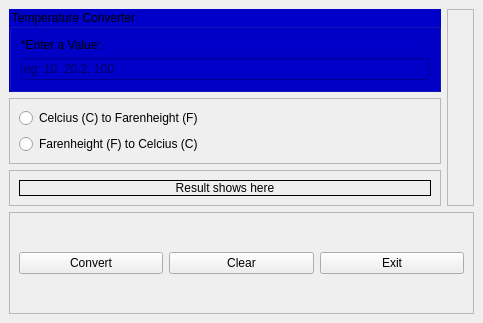
<?xml version="1.0" encoding="UTF-8"?>
<ui version="4.0">
 <class>Root</class>
 <widget class="QMainWindow" name="Root">
  <property name="geometry">
   <rect>
    <x>0</x>
    <y>0</y>
    <width>483</width>
    <height>323</height>
   </rect>
  </property>
  <property name="acceptDrops">
   <bool>false</bool>
  </property>
  <property name="windowTitle">
   <string>Temperature Converter</string>
  </property>
  <widget class="QWidget" name="centralwidget">
   <layout class="QVBoxLayout" name="verticalLayout_5">
    <item>
     <layout class="QVBoxLayout" name="verticalLayout_2">
      <item>
       <layout class="QHBoxLayout" name="horizontalLayout_2">
        <item>
         <layout class="QVBoxLayout" name="verticalLayout">
          <item>
           <widget class="QGroupBox" name="TemperatureConverter">
            <property name="autoFillBackground">
             <bool>false</bool>
            </property>
            <property name="styleSheet">
             <string notr="true">
background-color: rgb(0, 0, 200);</string>
            </property>
            <property name="title">
             <string>Temperature Converter</string>
            </property>
            <layout class="QVBoxLayout" name="verticalLayout_4">
             <item>
              <widget class="QLabel" name="lblInput">
               <property name="autoFillBackground">
                <bool>false</bool>
               </property>
               <property name="frameShape">
                <enum>QFrame::Shape::NoFrame</enum>
               </property>
               <property name="frameShadow">
                <enum>QFrame::Shadow::Plain</enum>
               </property>
               <property name="text">
                <string>*Enter a Value:</string>
               </property>
               <property name="textFormat">
                <enum>Qt::TextFormat::PlainText</enum>
               </property>
              </widget>
             </item>
             <item>
              <widget class="QLineEdit" name="entDegree">
               <property name="styleSheet">
                <string notr="true">color: rgb(White);</string>
               </property>
               <property name="inputMask">
                <string/>
               </property>
               <property name="text">
                <string/>
               </property>
               <property name="placeholderText">
                <string>eg: 10, 20.2, 100</string>
               </property>
              </widget>
             </item>
            </layout>
           </widget>
          </item>
          <item>
           <widget class="QFrame" name="btnFrame">
            <property name="autoFillBackground">
             <bool>false</bool>
            </property>
            <property name="frameShape">
             <enum>QFrame::Shape::StyledPanel</enum>
            </property>
            <property name="frameShadow">
             <enum>QFrame::Shadow::Raised</enum>
            </property>
            <layout class="QVBoxLayout" name="verticalLayout_3">
             <item>
              <widget class="QRadioButton" name="radC2F">
               <property name="text">
                <string>Celcius (C) to Farenheight (F)</string>
               </property>
              </widget>
             </item>
             <item>
              <widget class="QRadioButton" name="radF2C">
               <property name="text">
                <string>Farenheight (F) to Celcius (C)</string>
               </property>
              </widget>
             </item>
            </layout>
           </widget>
          </item>
          <item>
           <widget class="QFrame" name="outFrame">
            <property name="frameShape">
             <enum>QFrame::Shape::StyledPanel</enum>
            </property>
            <property name="frameShadow">
             <enum>QFrame::Shadow::Raised</enum>
            </property>
            <layout class="QHBoxLayout" name="horizontalLayout_3">
             <item>
              <widget class="QLabel" name="lblResult">
               <property name="frameShape">
                <enum>QFrame::Shape::Box</enum>
               </property>
               <property name="text">
                <string>Result shows here</string>
               </property>
               <property name="textFormat">
                <enum>Qt::TextFormat::PlainText</enum>
               </property>
               <property name="alignment">
                <set>Qt::AlignmentFlag::AlignCenter</set>
               </property>
              </widget>
             </item>
            </layout>
           </widget>
          </item>
         </layout>
        </item>
        <item>
         <widget class="QFrame" name="frame">
          <property name="frameShape">
           <enum>QFrame::Shape::StyledPanel</enum>
          </property>
          <property name="frameShadow">
           <enum>QFrame::Shadow::Raised</enum>
          </property>
          <layout class="QHBoxLayout" name="horizontalLayout">
           <item>
            <widget class="QLabel" name="label">
             <property name="text">
              <string/>
             </property>
             <property name="pixmap">
              <pixmap>CandFThermometer.jpg</pixmap>
             </property>
             <property name="scaledContents">
              <bool>true</bool>
             </property>
             <property name="margin">
              <number>0</number>
             </property>
            </widget>
           </item>
          </layout>
         </widget>
        </item>
       </layout>
      </item>
      <item>
       <widget class="QFrame" name="frame_2">
        <property name="frameShape">
         <enum>QFrame::Shape::StyledPanel</enum>
        </property>
        <property name="frameShadow">
         <enum>QFrame::Shadow::Raised</enum>
        </property>
        <layout class="QGridLayout" name="gridLayout">
         <item row="0" column="0">
          <widget class="QPushButton" name="btnConvert">
           <property name="baseSize">
            <size>
             <width>18</width>
             <height>0</height>
            </size>
           </property>
           <property name="text">
            <string>Convert</string>
           </property>
           <property name="default">
            <bool>false</bool>
           </property>
          </widget>
         </item>
         <item row="0" column="1">
          <widget class="QPushButton" name="btnClear">
           <property name="baseSize">
            <size>
             <width>18</width>
             <height>0</height>
            </size>
           </property>
           <property name="text">
            <string>Clear</string>
           </property>
          </widget>
         </item>
         <item row="0" column="2">
          <widget class="QPushButton" name="btnExit">
           <property name="baseSize">
            <size>
             <width>18</width>
             <height>0</height>
            </size>
           </property>
           <property name="text">
            <string>Exit</string>
           </property>
          </widget>
         </item>
        </layout>
       </widget>
      </item>
     </layout>
    </item>
   </layout>
  </widget>
 </widget>
 <resources/>
 <connections/>
</ui>
